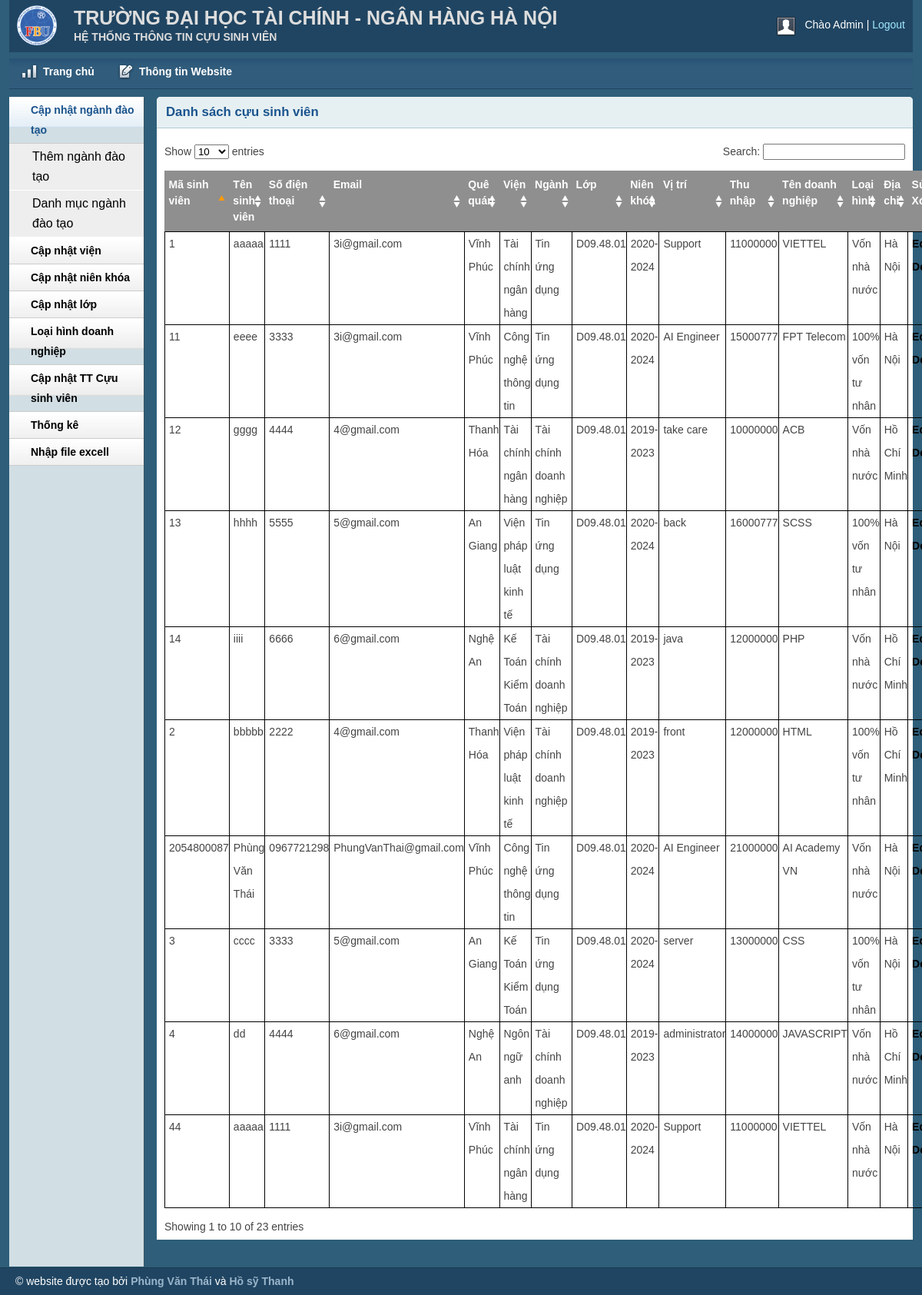
The app's page /admin/danhSachCSV.php (signed in) with its own data.
### tables this page shows
CREATE TABLE `csv` (
  `msv` int(11) NOT NULL,
  `tenSV` varchar(100) NOT NULL,
  `sdt` varchar(20) NOT NULL,
  `email` varchar(50) NOT NULL,
  `vien` int(11) NOT NULL,
  `nganh` int(11) NOT NULL,
  `lop` int(11) NOT NULL,
  `nienKhoa` int(11) NOT NULL,
  `tenDN` varchar(255) NOT NULL,
  `loaiDN` int(11) NOT NULL,
  `diaChiDN` int(11) NOT NULL,
  `queQuan` int(11) NOT NULL,
  `viTri` varchar(255) NOT NULL,
  `thuNhap` int(20) NOT NULL,
  `ngay_nhap` varchar(15) NOT NULL
);

CREATE TABLE `diachi` (
  `id` int(11) NOT NULL,
  `name` varchar(50) DEFAULT NULL,
  `_code` varchar(20) DEFAULT NULL
);

CREATE TABLE `vien` (
  `id` int(100) NOT NULL,
  `tenVien` varchar(100) NOT NULL,
  `nganhDaoTao` int(11) NOT NULL
);

CREATE TABLE `nganhdaotao` (
  `id` int(11) NOT NULL,
  `tenNganh` varchar(255) NOT NULL,
  `vien` int(10) NOT NULL
);

CREATE TABLE `lop` (
  `id` int(255) NOT NULL,
  `tenLop` varchar(50) NOT NULL,
  `sl` int(11) NOT NULL
);

CREATE TABLE `nienkhoa` (
  `id` int(11) NOT NULL,
  `nienKhoa` varchar(10) NOT NULL
);

CREATE TABLE `doanhnghiep` (
  `id` int(11) NOT NULL,
  `loaiDN` varchar(255) NOT NULL,
  `moTa` varchar(100) NOT NULL
);

### lib/database.php (called while the page is built, shortened)
<?php
Class Database{
   public $host   = DB_HOST;
   public $user   = DB_USER;
   public $pass   = DB_PASS;
   public $dbname = DB_NAME;
   public $link;
private function connectDB(){
   $this->link = new mysqli($this->host, $this->user, $this->pass,
    $this->dbname);
 }
public function select($query){
  $result = $this->link->query($query) or
   die($this->link->error.__LINE__);
  if($result->num_rows > 0){
    return $result;
  } else {
    return false;
  }
 }
}

### classes/CSV.php (called while the page is built, shortened)
<?php
$filepath = realpath(dirname(__FILE__));
include_once($filepath . '/../lib/database.php');
?>
<?php
class csv
{
    private $db;
    public function __construct()
    {
        $this->db = new Database();
    }
    public function show_csv()
    {
        $query =
            "select
        csv.msv,
        csv.tenSV,
        csv.sdt,
        csv.email,
        vien.tenVien,
        nganhdaotao.tenNganh,
        lop.tenLop,
        nienkhoa.nienKhoa,
        csv.tenDN,
        doanhnghiep.loaiDN,
        diachi.name AS diaChiDN,
        diachi_quequan.name AS queQuan,
        csv.viTri,
        csv.thuNhap
    FROM
        csv,
        diachi,
        diachi AS diachi_quequan,
        doanhnghiep,
        lop,
        nganhdaotao,
        nienkhoa,
        vien
    WHERE
        csv.vien = vien.id AND
        csv.nganh = nganhdaotao.id AND
        csv.lop = lop.id AND
        csv.nienKhoa = nienkhoa.id AND
        csv.loaiDN = doanhnghiep.id AND
        csv.diaChiDN = diachi.id AND
        csv.queQuan = diachi_quequan.id;";
        $result = $this->db->select($query);
        return $result;
    }
}
?>

### admin/danhSachCSV.php (the view, shortened to what this page needs)
<?php include 'inc/header.php'; ?>
<?php include 'inc/sidebar.php'; ?>
<?php include_once  '../classes/csv.php'; ?>
<div class="grid_10">
	<div class="box round first grid">
		<h2>Danh sách cựu sinh viên</h2>
		<div class="block">
			<table class="data display datatable" id="example">
				<thead>
					<tr>
						<th>Mã sinh viên</th>
						<th>Tên sinh viên</th>
						<th>Số điện thoại</th>
						<th>Email</th>
						<th>Quê quán</th>
						<th>Viện</th>
						<th>Ngành</th>
						<th>Lớp</th>
						<th>Niên khóa</th>
						<th>Vị trí</th>
						<th>Thu nhập</th>
						<th>Tên doanh nghiệp</th>
						<th>Loại hình</th>
						<th>Địa chỉ</th>
						<th>Sửa / Xóa</th>
					</tr>
				</thead>
				<tbody>
					<?php
					$csv = new csv();
					$csvlist = $csv->show_csv();
					if ($csvlist) {
						while ($result = $csvlist->fetch_assoc()) {
					?>
							<tr class="odd gradeX">
								<td style="border: 1px solid black;"><?php echo $result['msv']; ?></td>
								<td style="border: 1px solid black;"><?php echo $result['tenSV']; ?></td>
								<td style="border: 1px solid black;"><?php echo $result['sdt']; ?></td>
								<td style="border: 1px solid black;"><?php echo $result['email']; ?></td>
								<td style="border: 1px solid black;"><?php echo $result['queQuan']; ?></td>
								<td style="border: 1px solid black;"><?php echo $result['tenVien']; ?></td>
								<td style="border: 1px solid black;"><?php echo $result['tenNganh']; ?></td>
								<td style="border: 1px solid black;"><?php echo $result['tenLop']; ?></td>
								<td style="border: 1px solid black;"><?php echo $result['nienKhoa']; ?></td>
								<td style="border: 1px solid black;"><?php echo $result['viTri']; ?></td>
								<td style="border: 1px solid black;"><?php echo $result['thuNhap']; ?></td>
								<td style="border: 1px solid black;"><?php echo $result['tenDN']; ?></td>
								<td style="border: 1px solid black;"><?php echo $result['loaiDN']; ?></td>
								<td style="border: 1px solid black;"><?php echo $result['diaChiDN']; ?></td>
								<td style="border: 1px solid black;"><a href="suaCSV.php ?productId=<?php echo $result['msv'] ?>">Edit</a> || <a onclick="return confirm('Bạn muốn xoá mục này?')" href="?delProductId=<?php echo $result['msv'] ?>">Delete</a></td>
							</tr>
					<?php
						}
					}
					?>
				</tbody>
			</table>
		</div>
	</div>
</div>
<?php include 'inc/footer.php'; ?>

### admin/css/layout.css (style rules this page uses)
body { background: #fff none repeat scroll 0 0; color: #444; font-size: 14px; padding: 0; }
a { color: #000; font-weight:bold; text-decoration: none; }
h1, h2, h3, h4, h5, h6 { line-height:1.2em; margin-bottom:.3em; }
h2 { margin-top:1em; }
.box { background:#fff; margin-bottom:20px; padding:10px 10px 10px 10px; margin-left:-8px; }
.box.grid { padding-bottom:40px; }
.box.round { -moz-border-radius: 5px 5px 0px 0px; -webkit-border-radius: 5px 5px 0px 0px; border-radius: 5px 5px 0px 0px; }
.box h2 { font-size:1.2em; font-weight:bold; color:#1B548D; background:#E6F0F3; margin:-10px -10px 0 -10px; padding:10px 12px; border-bottom:1px solid #B3CBD6; -moz-border-radius: 5px 5px 0px 0px; -webkit-border-radius: 5px 5px 0px 0px; border-radius: 5px 5px 0px 0px; }
.box.first { min-height: 406px; }
.block { padding-top:20px; }
.block { padding-bottom:1px; }
table.display { margin: 0 auto; clear: both; width: 100%; }
.sorting_asc { background: #8f8f8f url(../img/table/sort_asc.png) no-repeat center right; padding:8px 5px; text-align:left; color:#fff; }
.sorting { background:#8f8f8f url(../img/table/sort_both.png) no-repeat center right; padding:8px 5px; text-align:left; color:#fff; }
tr.odd { height: 30px; line-height: 30px; border-bottom:1px solid #e6e6e6; }
tr.even { height: 30px; line-height: 30px; border-bottom:1px solid #e6e6e6; }
tr.odd td, tr.even td { padding-left:5px; }

### records on screen
csv: msv "1", tenSV "aaaaa", sdt "1111", email "3i@gmail.com", queQuan.name "Vĩnh Phúc", vien.tenVien "Tài chính ngân hàng", nganh.tenNganh "Tin ứng dụng", lop.tenLop "D09.48.01", nienKhoa.nienKhoa "2020-2024", viTri "Support", thuNhap "11000000", tenDN "VIETTEL", loaiDN.loaiDN "Vốn nhà nước", diaChiDN.name "Hà Nội"
csv: msv "2", tenSV "bbbbb", sdt "2222", email "4@gmail.com", queQuan.name "Thanh Hóa", vien.tenVien "Viện pháp luật kinh tế", nganh.tenNganh "Tài chính doanh nghiệp", lop.tenLop "D09.48.01", nienKhoa.nienKhoa "2019-2023", viTri "front", thuNhap "12000000", tenDN "HTML", loaiDN.loaiDN "100% vốn tư nhân", diaChiDN.name "Hồ Chí Minh"
csv: msv "3", tenSV "cccc", sdt "3333", email "5@gmail.com", queQuan.name "An Giang", vien.tenVien "Kế Toán Kiểm Toán", nganh.tenNganh "Tin ứng dụng", lop.tenLop "D09.48.01", nienKhoa.nienKhoa "2020-2024", viTri "server", thuNhap "13000000", tenDN "CSS", loaiDN.loaiDN "100% vốn tư nhân", diaChiDN.name "Hà Nội"
csv: msv "4", tenSV "dd", sdt "4444", email "6@gmail.com", queQuan.name "Nghệ An", vien.tenVien "Ngôn ngữ anh", nganh.tenNganh "Tài chính doanh nghiệp", lop.tenLop "D09.48.01", nienKhoa.nienKhoa "2019-2023", viTri "administrator", thuNhap "14000000", tenDN "JAVASCRIPT", loaiDN.loaiDN "Vốn nhà nước", diaChiDN.name "Hồ Chí Minh"
csv: msv "11", tenSV "eeee", sdt "3333", email "3i@gmail.com", queQuan.name "Vĩnh Phúc", vien.tenVien "Công nghệ thông tin", nganh.tenNganh "Tin ứng dụng", lop.tenLop "D09.48.01", nienKhoa.nienKhoa "2020-2024", viTri "AI Engineer", thuNhap "15000777", tenDN "FPT Telecom", loaiDN.loaiDN "100% vốn tư nhân", diaChiDN.name "Hà Nội"
csv: msv "12", tenSV "gggg", sdt "4444", email "4@gmail.com", queQuan.name "Thanh Hóa", vien.tenVien "Tài chính ngân hàng", nganh.tenNganh "Tài chính doanh nghiệp", lop.tenLop "D09.48.01", nienKhoa.nienKhoa "2019-2023", viTri "take care", thuNhap "10000000", tenDN "ACB", loaiDN.loaiDN "Vốn nhà nước", diaChiDN.name "Hồ Chí Minh"
csv: msv "13", tenSV "hhhh", sdt "5555", email "5@gmail.com", queQuan.name "An Giang", vien.tenVien "Viện pháp luật kinh tế", nganh.tenNganh "Tin ứng dụng", lop.tenLop "D09.48.01", nienKhoa.nienKhoa "2020-2024", viTri "back", thuNhap "16000777", tenDN "SCSS", loaiDN.loaiDN "100% vốn tư nhân", diaChiDN.name "Hà Nội"
csv: msv "14", tenSV "iiii", sdt "6666", email "6@gmail.com", queQuan.name "Nghệ An", vien.tenVien "Kế Toán Kiểm Toán", nganh.tenNganh "Tài chính doanh nghiệp", lop.tenLop "D09.48.01", nienKhoa.nienKhoa "2019-2023", viTri "java", thuNhap "12000000", tenDN "PHP", loaiDN.loaiDN "Vốn nhà nước", diaChiDN.name "Hồ Chí Minh"
csv: msv "44", tenSV "aaaaa", sdt "1111", email "3i@gmail.com", queQuan.name "Vĩnh Phúc", vien.tenVien "Tài chính ngân hàng", nganh.tenNganh "Tin ứng dụng", lop.tenLop "D09.48.01", nienKhoa.nienKhoa "2020-2024", viTri "Support", thuNhap "11000000", tenDN "VIETTEL", loaiDN.loaiDN "Vốn nhà nước", diaChiDN.name "Hà Nội"
csv: msv "2054800087", tenSV "Phùng Văn Thái", sdt "0967721298", email "PhungVanThai@gmail.com", queQuan.name "Vĩnh Phúc", vien.tenVien "Công nghệ thông tin", nganh.tenNganh "Tin ứng dụng", lop.tenLop "D09.48.01", nienKhoa.nienKhoa "2020-2024", viTri "AI Engineer", thuNhap "21000000", tenDN "AI Academy VN", loaiDN.loaiDN "Vốn nhà nước", diaChiDN.name "Hà Nội"
